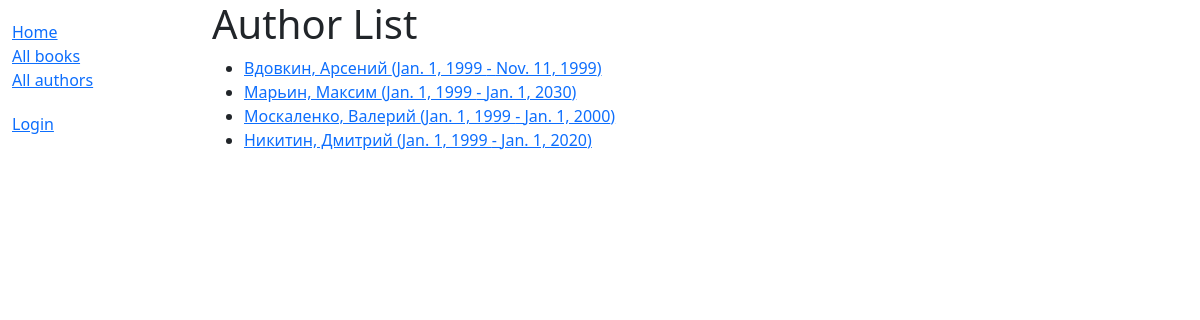
Screenshot of /catalog/authors/ with the database file from the repository.
### catalog/models.py (models this page shows)
class Author(models.Model):
    first_name = models.CharField(max_length=100)
    last_name = models.CharField(max_length=100)
    date_of_birth = models.DateField(null=True, blank=True)
    date_of_death = models.DateField('died', null=True, blank=True)
    class Meta:
        ordering = ['last_name', 'first_name']
    def get_absolute_url(self):
        return reverse('author-detail', args=[str(self.id)])
    def __str__(self):
        return '{0}, {1}'.format(self.last_name, self.first_name)

### catalog/views.py (the view)
# urls.py: path('authors/', views.AuthorListView.as_view(), name='authors'),
class AuthorListView(generic.ListView):
    model = Author
    paginate_by = 10

### catalog/templates/catalog/author_list.html
{% extends "base_generic.html" %}
{% block content %}
<h1>Author List</h1>
{% if author_list %}
  <ul>
  {% for author in author_list %}
    <li>
      <a href="{{ author.get_absolute_url }}">
      {{ author }} ({{author.date_of_birth}} - {% if author.date_of_death %}{{author.date_of_death}}{% endif %})
      </a>
    </li>
  {% endfor %}
 </ul>
{% else %}
  <p>There are no authors available.</p>
{% endif %}
{% endblock %}

### catalog/templates/base_generic.html (shortened to what this page needs)
<!DOCTYPE html>
<html lang="en">
<head>
  <link href="https://cdn.jsdelivr.net/npm/bootstrap@5.1.3/dist/css/bootstrap.min.css" rel="stylesheet">
  {% load static %}
  <link rel="stylesheet" href="{% static 'css/styles.css' %}">
</head>
<body>
<div class="container-fluid">
<div class="row">
  <div class="col-sm-2">
  {% block sidebar %}
  <ul class="sidebar-nav">
    <li><a href="{% url 'index' %}">Home</a></li>
    <li><a href="{% url 'books' %}">All books</a></li>
    <li><a href="{% url 'authors' %}">All authors</a></li>
  </ul>
  <ul class="sidebar-nav">
   {% if user.is_authenticated %}
     <li>User: {{ user.get_username }}</li>
     <li><a href="{% url 'my-borrowed' %}">My Borrowed</a></li>
     <li><a href="{% url 'logout'%}?next={{request.path}}">Logout</a></li>
   {% else %}
     <li><a href="{% url 'login'%}?next={{request.path}}">Login</a></li>
   {% endif %}
  </ul>
{% endblock %}
  </div>
  <div class="col-sm-10 ">
  {% block content %}{% endblock %}
  </div>
</div>
</div>
</body>
</html>

### catalog/static/css/styles.css (style rules this page uses)
.sidebar-nav { margin-top: 20px; padding: 0; list-style: none; }

### rows the page displays
Author: last_name+first_name "Вдовкин, Арсений", date_of_birth "Jan. 1, 1999", date_of_death "Nov. 11, 1999"
Author: last_name+first_name "Марьин, Максим", date_of_birth "Jan. 1, 1999", date_of_death "Jan. 1, 2030"
Author: last_name+first_name "Москаленко, Валерий", date_of_birth "Jan. 1, 1999", date_of_death "Jan. 1, 2000"
Author: last_name+first_name "Никитин, Дмитрий", date_of_birth "Jan. 1, 1999", date_of_death "Jan. 1, 2020"
